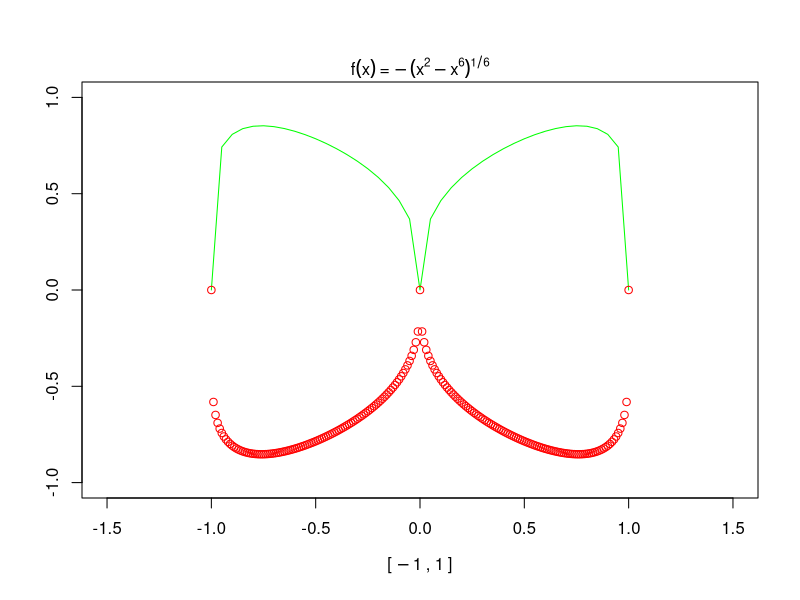

R code for this plot:
setwd("/home/epale/Desktop/INFORMATICA BIOQUIMICA/R/CODE PL6/GRAPHICS REVIEW")
png("Grafica b")
#First modelling of the function
plot(seq(-1,1,0.05),(seq(-1,1,0.05)^2-seq(-1,1,0.05)^6)^(1/6),type="l",col="green",
     xlab=expression("["~-1~","~1~"]"),ylab="",ylim = c(-1,1),xlim = c(-1.5,1.5))
#Modelling with the points
points(seq(-1,1,0.01),-((seq(-1,1,0.01)^2-seq(-1,1,0.01)^6)^(1/6)),col="red")
#Inserting the formula of the function in the graphic 
mtext(expression(f(x)~"="~-(x^{2}-x^{6})^{1/6}),side = 3)
dev.off()